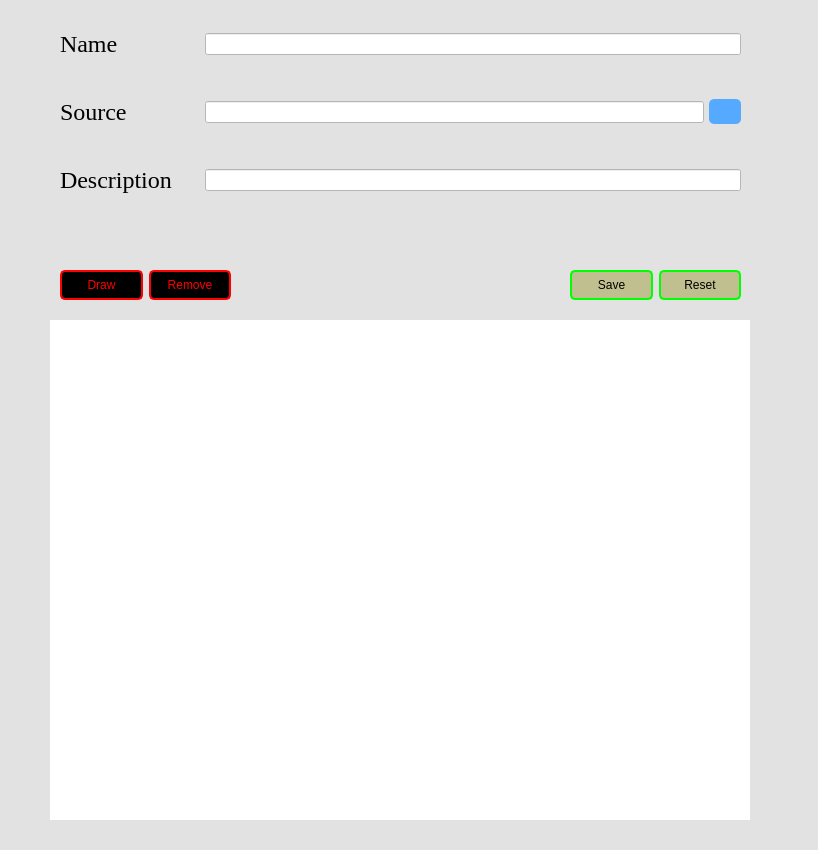
<?xml version="1.0" encoding="UTF-8"?>
<ui version="4.0">
 <class>Stream</class>
 <widget class="QMainWindow" name="Stream">
  <property name="windowModality">
   <enum>Qt::NonModal</enum>
  </property>
  <property name="geometry">
   <rect>
    <x>0</x>
    <y>0</y>
    <width>818</width>
    <height>850</height>
   </rect>
  </property>
  <property name="contextMenuPolicy">
   <enum>Qt::DefaultContextMenu</enum>
  </property>
  <property name="windowTitle">
   <string>Add stream</string>
  </property>
  <property name="layoutDirection">
   <enum>Qt::LeftToRight</enum>
  </property>
  <property name="styleSheet">
   <string notr="true">background-color: rgb(226, 226, 226);</string>
  </property>
  <property name="animated">
   <bool>true</bool>
  </property>
  <property name="unifiedTitleAndToolBarOnMac">
   <bool>false</bool>
  </property>
  <widget class="QWidget" name="centralwidget">
   <widget class="QLabel" name="lbl_frame_draw">
    <property name="geometry">
     <rect>
      <x>50</x>
      <y>320</y>
      <width>700</width>
      <height>500</height>
     </rect>
    </property>
    <property name="minimumSize">
     <size>
      <width>700</width>
      <height>500</height>
     </size>
    </property>
    <property name="styleSheet">
     <string notr="true">background-color: rgb(255, 255, 255);</string>
    </property>
    <property name="text">
     <string/>
    </property>
   </widget>
   <widget class="QFrame" name="frame_stream">
    <property name="geometry">
     <rect>
      <x>60</x>
      <y>30</y>
      <width>681</width>
      <height>221</height>
     </rect>
    </property>
    <property name="styleSheet">
     <string notr="true">QLineEdit{
	font: 18pt &quot;Times New Roman&quot;;

}
QPushButton:hover{
	background-color: #000000;
}

QPushButton{
	background-color: rgb(85, 170, 255);
	border-radius: 5px;
}</string>
    </property>
    <layout class="QVBoxLayout" name="verticalLayout">
     <property name="spacing">
      <number>40</number>
     </property>
     <property name="sizeConstraint">
      <enum>QLayout::SetMaximumSize</enum>
     </property>
     <property name="leftMargin">
      <number>0</number>
     </property>
     <property name="topMargin">
      <number>0</number>
     </property>
     <property name="rightMargin">
      <number>0</number>
     </property>
     <property name="bottomMargin">
      <number>0</number>
     </property>
     <item>
      <layout class="QHBoxLayout" name="horizontalLayout_2">
       <property name="spacing">
        <number>5</number>
       </property>
       <property name="sizeConstraint">
        <enum>QLayout::SetFixedSize</enum>
       </property>
       <item>
        <widget class="QLabel" name="label_2">
         <property name="minimumSize">
          <size>
           <width>140</width>
           <height>0</height>
          </size>
         </property>
         <property name="font">
          <font>
           <family>Times New Roman</family>
           <pointsize>18</pointsize>
           <weight>50</weight>
           <italic>false</italic>
           <bold>false</bold>
          </font>
         </property>
         <property name="text">
          <string>Name</string>
         </property>
        </widget>
       </item>
       <item>
        <widget class="QLineEdit" name="edit_name">
         <property name="styleSheet">
          <string notr="true">background-color: rgb(255, 255, 255);</string>
         </property>
        </widget>
       </item>
      </layout>
     </item>
     <item>
      <layout class="QHBoxLayout" name="horizontalLayout_6">
       <property name="spacing">
        <number>5</number>
       </property>
       <property name="sizeConstraint">
        <enum>QLayout::SetFixedSize</enum>
       </property>
       <item>
        <widget class="QLabel" name="label_6">
         <property name="minimumSize">
          <size>
           <width>140</width>
           <height>0</height>
          </size>
         </property>
         <property name="font">
          <font>
           <family>Times New Roman</family>
           <pointsize>18</pointsize>
           <weight>50</weight>
           <italic>false</italic>
           <bold>false</bold>
          </font>
         </property>
         <property name="text">
          <string>Source</string>
         </property>
        </widget>
       </item>
       <item>
        <widget class="QLineEdit" name="edit_source">
         <property name="styleSheet">
          <string notr="true">background-color: rgb(255, 255, 255);</string>
         </property>
        </widget>
       </item>
       <item>
        <widget class="QPushButton" name="btn_folder_stream">
         <property name="minimumSize">
          <size>
           <width>25</width>
           <height>25</height>
          </size>
         </property>
         <property name="cursor">
          <cursorShape>OpenHandCursor</cursorShape>
         </property>
         <property name="styleSheet">
          <string notr="true"/>
         </property>
         <property name="text">
          <string/>
         </property>
         <property name="icon">
          <iconset resource="nike_app.qrc">
           <normaloff>:/icons/resources/icons/cil-folder-open.png</normaloff>:/icons/resources/icons/cil-folder-open.png</iconset>
         </property>
        </widget>
       </item>
      </layout>
     </item>
     <item>
      <layout class="QHBoxLayout" name="horizontalLayout_3">
       <property name="spacing">
        <number>5</number>
       </property>
       <property name="sizeConstraint">
        <enum>QLayout::SetFixedSize</enum>
       </property>
       <item>
        <widget class="QLabel" name="label_3">
         <property name="minimumSize">
          <size>
           <width>140</width>
           <height>0</height>
          </size>
         </property>
         <property name="font">
          <font>
           <family>Times New Roman</family>
           <pointsize>18</pointsize>
           <weight>50</weight>
           <italic>false</italic>
           <bold>false</bold>
          </font>
         </property>
         <property name="text">
          <string>Description</string>
         </property>
        </widget>
       </item>
       <item>
        <widget class="QLineEdit" name="edit_description">
         <property name="styleSheet">
          <string notr="true">background-color: rgb(255, 255, 255);</string>
         </property>
        </widget>
       </item>
      </layout>
     </item>
    </layout>
   </widget>
   <widget class="QFrame" name="frame_btn_draw_2">
    <property name="geometry">
     <rect>
      <x>570</x>
      <y>270</y>
      <width>171</width>
      <height>31</height>
     </rect>
    </property>
    <property name="styleSheet">
     <string notr="true">QPushButton{

	background-color: rgb(191, 191, 143);
	color: rgb(0,0,0);
	font: 14pt &quot;Times New Roman&quot;;
	border: 2px solid  rgb(0,255,0);
	border-radius: 5px;
}
QPushButton:hover{
	background-color: #ffffff
}
</string>
    </property>
    <layout class="QHBoxLayout" name="horizontalLayout_7">
     <property name="sizeConstraint">
      <enum>QLayout::SetMaximumSize</enum>
     </property>
     <property name="leftMargin">
      <number>0</number>
     </property>
     <property name="topMargin">
      <number>0</number>
     </property>
     <property name="rightMargin">
      <number>0</number>
     </property>
     <property name="bottomMargin">
      <number>0</number>
     </property>
     <item>
      <widget class="QPushButton" name="btn_save">
       <property name="minimumSize">
        <size>
         <width>0</width>
         <height>30</height>
        </size>
       </property>
       <property name="text">
        <string>Save</string>
       </property>
      </widget>
     </item>
     <item>
      <widget class="QPushButton" name="btn_reset">
       <property name="minimumSize">
        <size>
         <width>0</width>
         <height>30</height>
        </size>
       </property>
       <property name="text">
        <string>Reset</string>
       </property>
      </widget>
     </item>
    </layout>
   </widget>
   <widget class="QFrame" name="frame_btn_draw">
    <property name="geometry">
     <rect>
      <x>60</x>
      <y>270</y>
      <width>171</width>
      <height>31</height>
     </rect>
    </property>
    <property name="styleSheet">
     <string notr="true">QPushButton{
	background-color: rgb(0, 0, 0);
	color: rgb(255,0,0);
	font: 14pt &quot;Times New Roman&quot;;
	border: 2px solid  rgb(255,0,0);
	border-radius: 5px;
}
QPushButton:hover{
	background-color: #ffffff
}
</string>
    </property>
    <layout class="QHBoxLayout" name="horizontalLayout">
     <property name="sizeConstraint">
      <enum>QLayout::SetMaximumSize</enum>
     </property>
     <property name="leftMargin">
      <number>0</number>
     </property>
     <property name="topMargin">
      <number>0</number>
     </property>
     <property name="rightMargin">
      <number>0</number>
     </property>
     <property name="bottomMargin">
      <number>0</number>
     </property>
     <item>
      <widget class="QPushButton" name="btn_draw">
       <property name="minimumSize">
        <size>
         <width>0</width>
         <height>30</height>
        </size>
       </property>
       <property name="text">
        <string>Draw</string>
       </property>
      </widget>
     </item>
     <item>
      <widget class="QPushButton" name="btn_remove_draw">
       <property name="minimumSize">
        <size>
         <width>0</width>
         <height>30</height>
        </size>
       </property>
       <property name="text">
        <string>Remove</string>
       </property>
      </widget>
     </item>
    </layout>
   </widget>
  </widget>
 </widget>
 <resources>
  <include location="nike_app.qrc"/>
 </resources>
 <connections/>
</ui>
